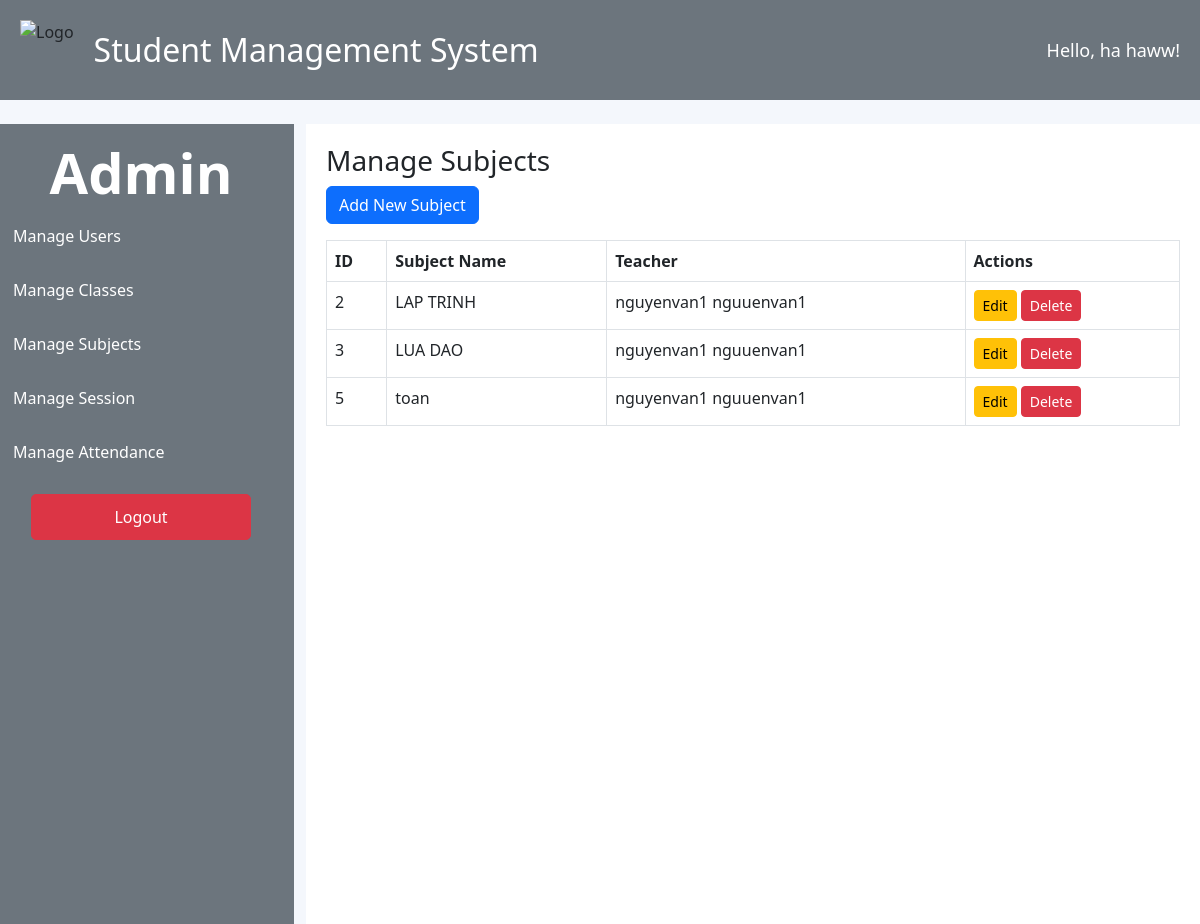
The page /index.php?page=manage_subjects (signed in) on the database its author committed.
### tables this page shows
CREATE TABLE `Users` (
  `UserID` int(11) NOT NULL,
  `Username` varchar(50) NOT NULL,
  `Password` varchar(255) NOT NULL,
  `FirstName` varchar(50) DEFAULT 'Unknown',
  `LastName` varchar(50) DEFAULT 'Unknown',
  `Email` varchar(100) NOT NULL,
  `Phone` varchar(15) DEFAULT NULL,
  `RoleID` int(11) NOT NULL,
  `CreatedAt` timestamp NOT NULL DEFAULT current_timestamp()
);

CREATE TABLE `Subjects` (
  `SubjectID` int(11) NOT NULL,
  `SubjectName` varchar(100) NOT NULL,
  `TeacherID` int(11) DEFAULT NULL
);

### admin_subjects.php (the view, shortened to what this page needs)
<?php
include 'db_connection.php';
$subjects = $conn->query("
    SELECT s.SubjectID, s.SubjectName,
           IFNULL(CONCAT(u.FirstName, ' ', u.LastName), 'Unknown Teacher') AS TeacherName
    FROM Subjects s
    LEFT JOIN Users u ON s.TeacherID = u.UserID
")->fetchAll(PDO::FETCH_ASSOC);
?>
<h3>Manage Subjects</h3>
<button class="btn btn-primary mb-3" data-bs-toggle="modal" data-bs-target="#addSubjectModal">Add New Subject</button>
<table class="table table-bordered">
    <thead>
        <tr>
            <thead style="background-color: black; color: white;">
            <th>ID</th>
            <th>Subject Name</th>
            <th>Teacher</th>
            <th>Actions</th>
        </tr>
    </thead>
    <tbody>
        <?php foreach ($subjects as $subject): ?>
            <tr>
                <td><?= $subject['SubjectID'] ?></td>
                <td><?= htmlspecialchars($subject['SubjectName']) ?></td>
                <td><?= htmlspecialchars($subject['TeacherName']) ?></td>
                <td>
                    <button class="btn btn-warning btn-sm edit-subject"
                            data-id="<?= $subject['SubjectID'] ?>"
                            data-name="<?= htmlspecialchars($subject['SubjectName']) ?>"
                            data-teacher="<?= $subject['TeacherName'] ?>"
                            data-bs-toggle="modal" data-bs-target="#editSubjectModal">
                        Edit
                    </button>
                    <button class="btn btn-danger btn-sm delete-subject" data-id="<?= $subject['SubjectID'] ?>">Delete</button>
                </td>
            </tr>
        <?php endforeach; ?>
    </tbody>
</table>

### index.php (shortened to what this page needs)
<?php
include 'db_connection.php';
try {
    $userID = $_SESSION['UserID'];
    $stmt = $conn->prepare("SELECT FirstName, LastName FROM Users WHERE UserID = :userID");
    $stmt->bindParam(':userID', $userID, PDO::PARAM_INT);
    $stmt->execute();
    $user = $stmt->fetch(PDO::FETCH_ASSOC);
    if ($user) {
        $username = $user['FirstName'] . ' ' . $user['LastName'];
    } else {
        $username = 'Guest';
    }
} catch (PDOException $e) {
    echo "Error: " . $e->getMessage();
    exit;
}
$roleID = $_SESSION['RoleID'];
?>
<!DOCTYPE html>
<html lang="en">
<head>
    <link href="https://cdn.jsdelivr.net/npm/bootstrap@5.3.0-alpha3/dist/css/bootstrap.min.css" rel="stylesheet">
</head>
<body>
    <nav class="navbar navbar-dark" style="background-color: #6c757d; padding: 20px;">
        <div class="container-fluid d-flex align-items-center justify-content-between">
            <div class="d-flex align-items-center">
                <img src="https://encrypted-tbn0.gstatic.com/images?q=tbn:ANd9GcS4K-tjpKQ_HjUjmO_g2VBQqIfvzd59QHPHSg&s" alt="Logo" style="height: 60px; margin-right: 20px;">
                <span style="font-size: 32px; color: white;">Student Management System</span>
            </div>
            <div class="text-white" style="font-size: 18px; margin-left: auto;">
                Hello, <?= htmlspecialchars($username); ?>!
            </div>
        </div>
    </nav>
    <div class="container-fluid mt-4">
        <div class="row">
            <div class="col-md-3 sidebar">
                <?php if ($roleID == 1): ?>
                    <h4 class="text-white" style="text-align: center; font-weight: bold; font-size: 3.5em;">Admin</h4>
                    <a href="?page=manage_users">Manage Users</a>
                    <a href="?page=manage_classes">Manage Classes</a>
                    <a href="?page=manage_subjects">Manage Subjects</a>
                    <a href="?page=manage_sessions">Manage Session</a>
                    <a href="?page=manage_attendance">Manage Attendance</a>
                <?php endif; ?>
                <div class="logout">
                    <a href="logout.php" class="btn btn-danger">Logout</a>
                </div>
            </div>
            <div class="col-md-9">
                <div class="content">
                    <?php
                    if (isset($_GET['page'])) {
                        $page = $_GET['page'];
                        if ($roleID == 1) {
                            if ($page == 'manage_users') {
                                include 'admin_users.php';
                            } elseif ($page == 'manage_classes') {
                                include 'admin_classes.php';
                            } elseif ($page == 'manage_subjects') {
                                include 'admin_subjects.php';
                            } elseif ($page == 'manage_sessions') {
                                include 'admin_sessions.php';
                            } elseif ($page == 'manage_attendance') {
                                include 'admin_attendance.php';
                            }
                        } else {
                            echo "<h5 class='text-danger'>Access Denied!</h5>";
                        }
                    }
                    ?>
                </div>
            </div>
        </div>
    </div>
</body>
</html>

### index.php (style rules this page uses)
body { margin: 0; padding: 0; background-color: #f4f7fc; height: 100vh; overflow-x: hidden; }
.navbar { background-color: #343a40; padding: 10px; }
.sidebar { height: 100vh; background-color: #6c757d; padding: 15px; margin: 0; }
.sidebar a { color: white; text-decoration: none; display: block; margin-bottom: 10px; padding: 10px; border-radius: 5px; transition: background-color 0.3s; }
.content { padding: 20px; background-color: white; border-radius: 0px; box-shadow: none; margin: 0; height: 100vh; overflow-y: auto; }
.logout { text-align: center; margin-top: 20px; }
.logout a { padding: 10px 20px; font-size: 16px; width: 220px; text-align: center; display: inline-block; }
.container-fluid { padding: 0; }

### rows shown on the page
users: username "ha haww"
subjects: SubjectID "2", SubjectName "LAP TRINH", TeacherName "nguyenvan1 nguuenvan1"
subjects: SubjectID "3", SubjectName "LUA DAO", TeacherName "nguyenvan1 nguuenvan1"
subjects: SubjectID "5", SubjectName "toan", TeacherName "nguyenvan1 nguuenvan1"
